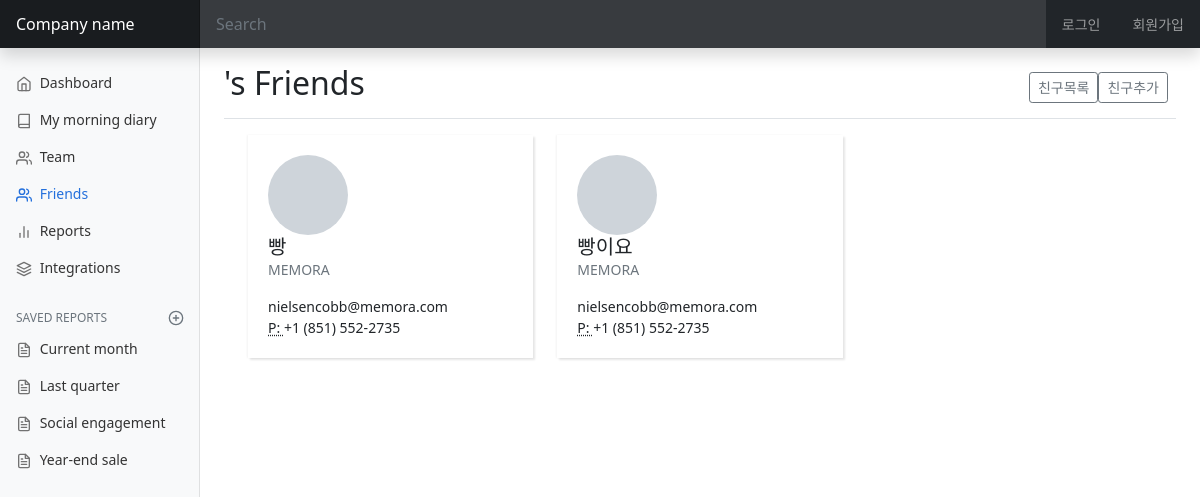
The page /friends/keon/ on the database as committed earlier.
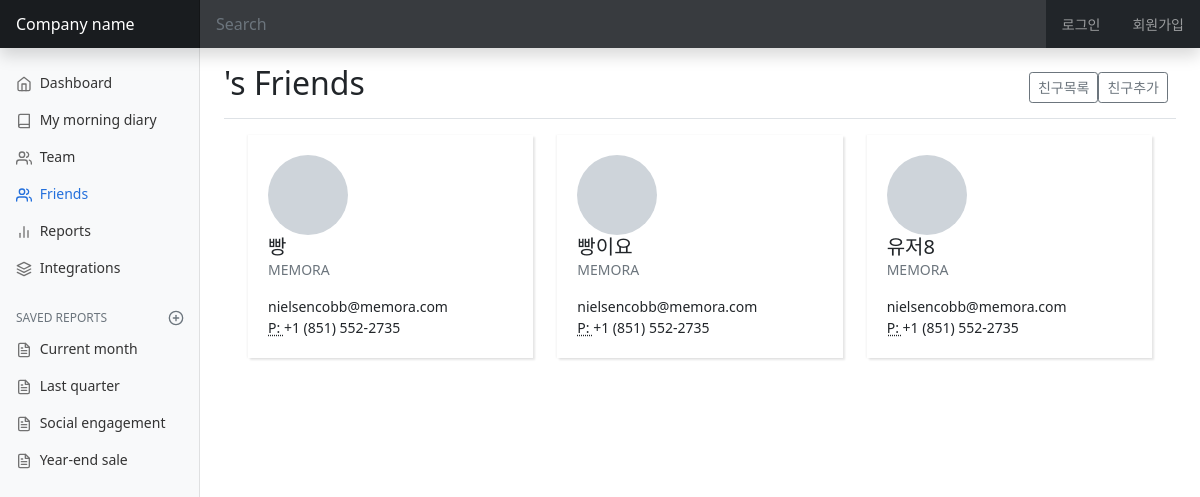
The same page on the database as committed later.
### diary/models.py (models this page shows, shortened)
class User(AbstractUser):
    nickname = models.CharField(
        max_length=15,
        unique=True,
        null=True,
        validators=[validate_no_special_characters],
        error_messages={'unique': '이미 사용중인 닉네임입니다.'},
    )
    friends = models.ManyToManyField('self', blank=True)

### diary/views.py (the view)
# urls.py: path('friends/<str:username>/', views.friends, name='friends'),
def friends(request, username):
    friend_list = User.objects.get(username = username).friends.all()
    context = {
        "friend_list": friend_list
    }
    return render(request, 'friends/friends.html', context=context)

### diary/templates/friends/friends.html
{% extends 'diary/base.html' %}
{% load static %}
{% block css %}
<link href={% static 'friends/css/friends.css' %} rel="stylesheet">
{% endblock css %}
{% block main_area %}
<main class="col-md-9 ms-sm-auto col-lg-10 px-md-4">
	<div class="d-flex justify-content-between flex-wrap flex-md-nowrap align-items-center pt-3 pb-2 mb-3 border-bottom">
		<h1 class="h2">{{ username }}'s Friends</h1>
		<div class="btn-toolbar mb-2 mb-md-0">
			<div class="btn-group me-2">
				<a href="{% url 'friends' user.username %}"><button type="button" class="btn btn-sm btn-outline-secondary">친구목록</button></a>
				<a href="{% url 'add-friends' user.username %}"><button type="button" class="btn btn-sm btn-outline-secondary">친구추가</button></a>
			</div>
		</div>
	</div>
	<div class="container">
		<div class="row">
		{% for friend in friend_list %}
			<div class="col-md-6 col-xl-4">
				<div class="card">
					<div class="card-body">
						<div class="media align-items-center"><span style="background-image: url(https://bootdey.com/img/Content/avatar/avatar6.png)" class="avatar avatar-xl mr-3"></span>
							<div class="media-body overflow-hidden">
								<h5 class="card-text mb-0">{{friend.nickname}}</h5>
								<p class="card-text text-uppercase text-muted">Memora</p>
								<p class="card-text">
									nielsencobb@memora.com<br><abbr title="Phone">P:  </abbr>+1 (851) 552-2735
								</p>
							</div>
						</div><a href="#" class="tile-link"></a>
					</div>
				</div>
			</div>
		{% endfor %}
		</div>
	</div>
</main>
{% endblock main_area %}

Rows that differ between the two databases and show on the page:
added User: nickname "유저8"
